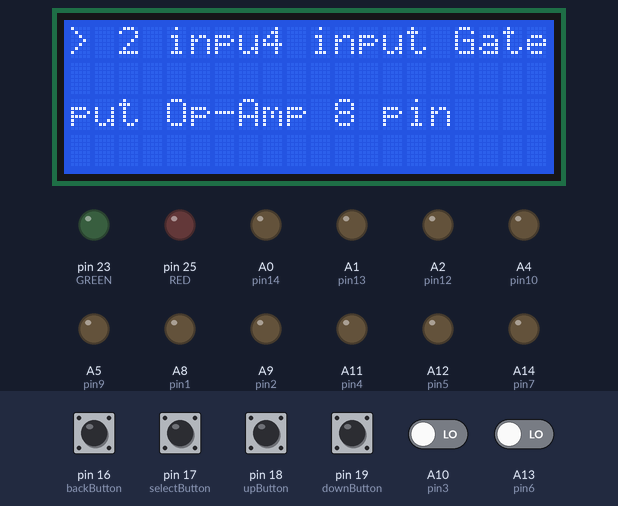
Simulated run of this sketch. Board: Arduino Mega 2560, built with avr-gcc and run on an emulated ATmega2560. On the bench: 20×4 character LCD, output pins drawn as LEDs (lit = HIGH). The test bench sets the inputs (shaded band); at power-on: pin 16 (backButton), pin 17 (selectButton), pin 18 (upButton), pin 19 (downButton) HIGH, A10 (pin3), A13 (pin6) LOW.

Above: at 2.3 s.
2.4 s: pin 17 (selectButton) pulled LOW for 0.15 s
At 2.9 s:
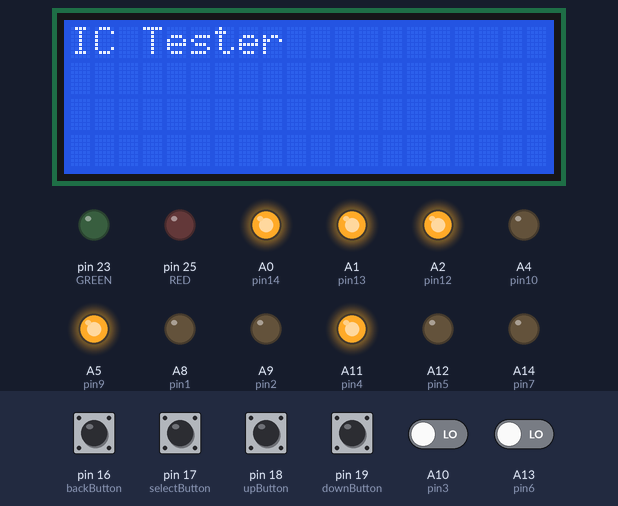
At 5.7 s:
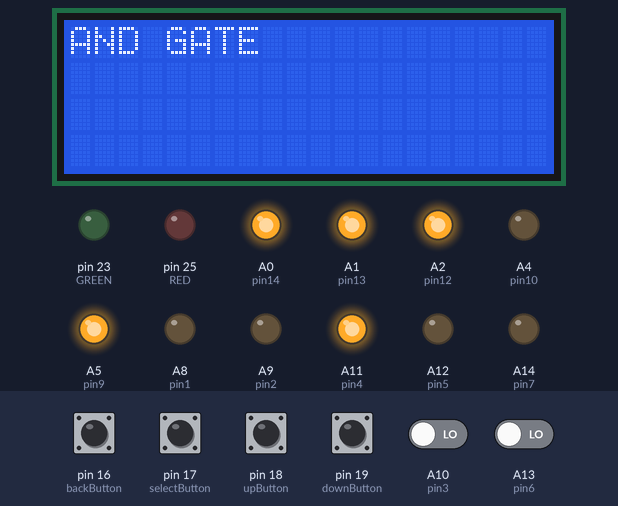
Timing chart, 0 to 16.4 s (numbered marks = the images above; inputs shaded):
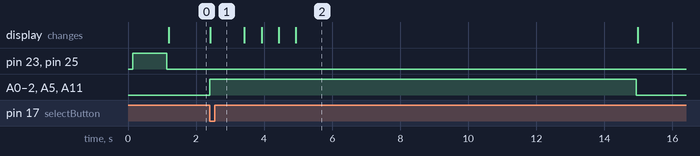

The sketch:

final.ino
```cpp
#include <Wire.h>
#include <LiquidCrystal_I2C.h>
LiquidCrystal_I2C lcd(0x27, 20, 4);

const int pin14 = A0;
const int pin13 = A1;
const int pin12 = A2;
const int pin11 = A3;
const int pin10 = A4;
const int pin9 = A5;
const int pin8 = A6;
const int piny = A7;
const int pin1 = A8;
const int pin2 = A9;
const int pin3 = A10;
const int pin4 = A11;
const int pin5 = A12;
const int pin6 = A13;
const int pin7 = A14;
const int pinx = A15;

const int RED = 25;
const int GREEN = 23;
const int downButton = 19;
const int upButton = 18;
const int selectButton = 17;
const int backButton = 16;

int menu = 1;


void setup() {
  lcd.init();
  lcd.begin(20,4);
  lcd.backlight();
  lcd.clear();

  pinMode(RED, OUTPUT);
  pinMode(GREEN, OUTPUT);
  pinMode(upButton, INPUT_PULLUP);
  pinMode(downButton, INPUT_PULLUP);
  pinMode(selectButton, INPUT_PULLUP);
  pinMode(backButton, INPUT_PULLUP);

  pinTest();
  updateMenu();
}

void loop() {
  if (!digitalRead(downButton)){
    menu++;
    updateMenu();
    delay(100);
    while (!digitalRead(downButton));
  }
  if (!digitalRead(upButton)){
    menu--;
    updateMenu();
    delay(100);
    while(!digitalRead(upButton));
  }
  if (!digitalRead(selectButton)){
    executeAction();
    updateMenu();
    delay(100);
    while (!digitalRead(selectButton));
  }
  if (!digitalRead(backButton)){
    menu = 5;
    executeAction();
    updateMenu();
    delay(100);
    while (!digitalRead(backButton));
  }
}

void pinTest(){
  lcd.setCursor(0,0);
  lcd.print("Connection Test");
  digitalWrite(RED, HIGH);
  digitalWrite(GREEN, HIGH);
  delay(1000);
  digitalWrite(RED, LOW);
  digitalWrite(GREEN, LOW);
  lcd.clear();
}

void updateMenu() {
 switch (menu) {
    case 0:
      menu = 1;
      break;
    case 1:
      lcd.clear();
      lcd.setCursor(0,0);
      lcd.print("> 2 input Gate");
      lcd.setCursor(16,0);
      lcd.print("3 input Gate");
      lcd.setCursor(8,0);
      lcd.print("4 input Gate");
      lcd.setCursor(24,0);
      lcd.print("Op-Amp 8 pin");
      break;
    case 2:
      lcd.clear();
      lcd.setCursor(0,0);
      lcd.print("2 input Gate");
      lcd.setCursor(16,0);
      lcd.print("> 3 input Gate");
      lcd.setCursor(8,0);
      lcd.print("4 input Gate");
      lcd.setCursor(24,0);
      lcd.print("Op-Amp 8 pin");
      break;
    case 3:
      lcd.clear();
      lcd.setCursor(0,0);
      lcd.print("2 input Gate");
      lcd.setCursor(16,0);
      lcd.print("3 input Gate");
      lcd.setCursor(8,0);
      lcd.print("> 4 input Gate");
      lcd.setCursor(24,0);
      lcd.print("Op-Amp 8 pin");
      break;
    case 4:
      lcd.clear();
      lcd.setCursor(0,0);
      lcd.print("2 input Gate");
      lcd.setCursor(16,0);
      lcd.print("3 input Gate");
      lcd.setCursor(8,0);
      lcd.print("4 input Gate");
      lcd.setCursor(24,0);
      lcd.print("> Op-Amp 8 pin");
      break;
    case 5:
      menu = 4;
      break;
 }
}

void executeAction() {
  switch (menu) {
    case 1:
      action1();
      break;
    case 2:
      action2();
      break;
    case 3:
      action3();
      break;
    case 4:
      action4();
      break;
    case 5:
      action5();
      break;
  }
}

void action1() {
  lcd.clear();
  int i;
  int pins[] = {pin1,pin2,pin3,pin4,pin5,pin6,pin7,pin8,pin9,pin10,pin11,pin12,pin13,pin14};
  int outputpins[] = {pin1,pin2,pin4,pin5,pin7,pin9,pin10,pin12,pin13,pin14};
  int inputpins[] = {pin3,pin6,pin8,pin11};
  for(i=0;i<10;i++){
    pinMode(outputpins[i],OUTPUT);
  }
  for(i=0;i<4;i++){
    pinMode(inputpins[i],INPUT);
  }

  digitalWrite(pin7,LOW);
  digitalWrite(pin14,HIGH);

  digitalWrite(pin1,LOW);
  digitalWrite(pin2,LOW);

  digitalWrite(pin4,HIGH);
  digitalWrite(pin5,LOW);

  digitalWrite(pin10,LOW);
  digitalWrite(pin9,HIGH);

  digitalWrite(pin13,HIGH);
  digitalWrite(pin12,HIGH);

  lcd.print("IC Tester");
  delay(1000);
  lcd.clear();
  lcd.print("Testing IC");
  delay(500);
  lcd.print(".");
  delay(500);
  lcd.print(".");
  delay(500);
  lcd.clear();

  if(digitalRead(pin3)==HIGH)
  {
    if(digitalRead(pin6)==HIGH){
      lcd.print("NAND GATE");
      delay(10000);
    }
    else{
      if(digitalRead(pin8)==HIGH){
      	lcd.print("XNOR GATE");
      	delay(10000);
      }
      else{
        lcd.print("XNOR GATE");
      	delay(10000);
      }
    }
  }
  else{
    if(digitalRead(pin6)==LOW){
      lcd.print("AND GATE");
      delay(10000);
    }
    else{
      if(digitalRead(pin8)==HIGH){
        lcd.print("XOR GATE");
      	delay(10000);
      }
      else{
        lcd.print("OR GATE");
      	delay(10000);
      }
    }
  }
  for(i=0;i<14;i++){
    digitalWrite(pins[i],LOW);
  }
}
void action2() {
  lcd.clear();
  lcd.print(">Executing #2");
  delay(1500);
}
void action3() {
  lcd.clear();
  lcd.print(">Executing #3");
  delay(1500);
}
void action4() {
  lcd.clear();
  lcd.print(">Executing #4");
  delay(1500);
}
void action5() {
  lcd.clear();
  menu = 1;
}
```

Measured:
- after the input at 2.4 s, A0 (pin14), A1 (pin13), A2 (pin12), A5 (pin9), A11 (pin4): LOW → HIGH at once, → LOW 12.5 s later; the display: changes at once (image 1)
